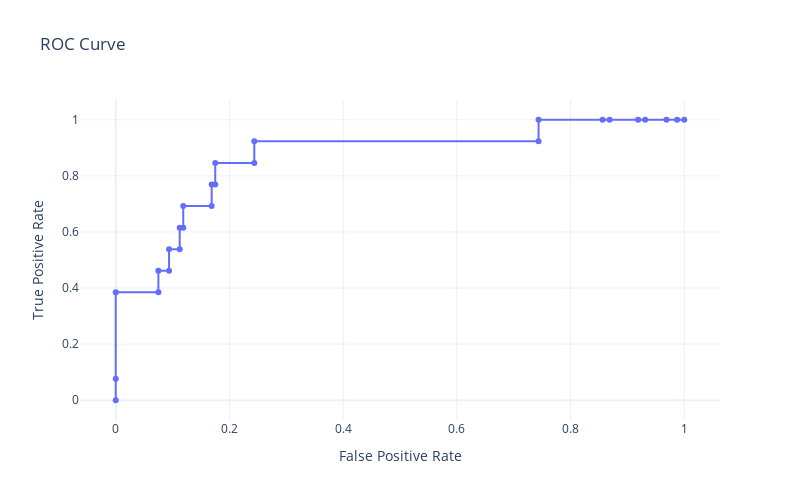

Here is the notebook cell this chart was saved with:
### Markdown cell above
### Decision Tree

A Decision Tree partitions the feature space into axis-aligned regions using recursive binary splits, aiming to maximize class purity.

#### Model Definition

Given data $(\mathbf{x}_i, y_i)$, a tree is built by selecting splits that maximize an impurity reduction criterion.

The impurity measure is the Gini impurity: $G = \sum_{k=1}^K p_k(1 - p_k)$  

Where $p_k$ is the proportion of class $k$ in a node.

#### Properties

- Interpretable and non-parametric.
- Handles both numerical and categorical data.
- Prone to overfitting without pruning.
- No need for feature scaling.

### Random Forest

Random Forest is an ensemble method that constructs multiple decision trees and combines their outputs via majority voting.

#### Model Definition

Given labeled data $(\mathbf{x}_i, y_i)$, where $\mathbf{x}_i \in \mathbb{R}^n$ and $y_i \in \{1, \dots, K\}$, the Random Forest predicts class $\hat{y}$ by:

$$
\hat{y} = \arg\max_{k \in \{1,\dots,K\}} \sum_{t=1}^T \mathbb{I}(h_t(\mathbf{x}) = k)
$$

Where:
- $h_t$: prediction of the $t$-th tree
- $T$: total number of trees

#### Properties

- Trained on bootstrap samples (with replacement).
- Splits use random feature subsets.
- No need for feature scaling.
- Captures nonlinearity and feature interactions.
- Reduces variance via averaging.

### Code cell
# Random Forest
from sklearn.ensemble import RandomForestClassifier

# ----------------------------------------- Model Parameters  -----------------------------------------

auto_best_threshold_based_on_metric = 'accuracy'         # Available metrics: ["accuracy", "sensitivity", "specificity", "ppv", "npv", "f1", "auc"]
include_bootstrap_confidence_intervals = True           # True # False
cross_validation_splits = 5                              # 5-Fold cross validation
grid_search_scoring_metric = 'recall'                    # choosing best metric in grid search : ['roc_auc','recall']

# ----------------------------------------------------------------------------------------------------

rf_pipe = Pipeline([
    ('scaler', StandardScaler()),
    ('rf', RandomForestClassifier(random_state=random_state, class_weight='balanced'))
])

# Random Forest hyperparameter grid
rf_param_grid = {
    'rf__n_estimators': [100, 200],
    'rf__max_depth': [None, 5, 10],
    'rf__min_samples_split': [2, 5],
    'rf__min_samples_leaf': [1, 2]
}

cv = StratifiedKFold(n_splits=cross_validation_splits, shuffle=True, random_state=random_state)
rf_grid = GridSearchCV(rf_pipe, rf_param_grid, cv=cv, scoring=grid_search_scoring_metric, n_jobs=-1)
rf_grid.fit(X_train, y_train)

print("Random Forest best parameters:", rf_grid.best_params_)

# Evaluate RF on test set
rf_best = rf_grid.best_estimator_
y_test_proba_rf = rf_best.predict_proba(X_test)[:, 1]

best_metrics_rf = find_best_threshold(
    model=rf_best,
    X_test=X_test,
    y_test=y_test,
    metric=auto_best_threshold_based_on_metric,             
    bootstrap=include_bootstrap_confidence_intervals,    # to get CI    
    n_bootstrap=100        
)

print_metrics(metrics_dict=best_metrics_rf)

plot_confusion_mat(rf_best, 
                   X_test, y_test, 
                   threshold=best_metrics_rf['threshold'], 
                   labels=["Human", "Robot"])

fig = plot_auc(y_test, y_test_proba_rf)
fig.show()

# #------------------------ Choosing a different threshold ------------------------

# threshold_to_display = 0.3 

# threshold_dict = evaluate_model_at_threshold(rf_best, 
#                             X_test, y_test, 
#                             threshold=threshold_to_display, 
#                             bootstrap=include_bootstrap_confidence_intervals, 
#                             n_bootstrap=100)

# print_metrics(metrics_dict=threshold_dict)

# plot_confusion_mat(rf_best, 
#                    X_test, y_test, 
#                    threshold=threshold_dict['threshold'], 
#                    labels=["Human", "Robot"])

# #--------------------------------------------------------------------------------

### Figure 1 — Plotly figure (JSON) as saved in the notebook; plotly's stock layout.template omitted (floating-point values rounded to 4 significant figures)
{"data": [{"hoverinfo": "text", "mode": "lines+markers", "name": "ROC Curve", "text": ["Threshold: inf<br>Accuracy: 0.500<br>F1: 0.000", "Threshold: 0.99<br>Accuracy: 0.538<br>F1: 0.143", "Threshold: 0.61<br>Accuracy: 0.692<br>F1: 0.556", "Threshold: 0.42<br>Accuracy: 0.655<br>F1: 0.333", "Threshold: 0.42<br>Accuracy: 0.693<br>F1: 0.387", "Threshold: 0.41<br>Accuracy: 0.684<br>F1: 0.353", "Threshold: 0.40<br>Accuracy: 0.722<br>F1: 0.400", "Threshold: 0.38<br>Accuracy: 0.713<br>F1: 0.368", "Threshold: 0.38<br>Accuracy: 0.751<br>F1: 0.410", "Threshold: 0.37<br>Accuracy: 0.748<br>F1: 0.400", "Threshold: 0.37<br>Accuracy: 0.787<br>F1: 0.439", "Threshold: 0.34<br>Accuracy: 0.762<br>F1: 0.367", "Threshold: 0.34<br>Accuracy: 0.800<br>F1: 0.400", "Threshold: 0.34<br>Accuracy: 0.797<br>F1: 0.392", "Threshold: 0.33<br>Accuracy: 0.836<br>F1: 0.423", "Threshold: 0.31<br>Accuracy: 0.801<br>F1: 0.349", "Threshold: 0.30<br>Accuracy: 0.840<br>F1: 0.375", "Threshold: 0.03<br>Accuracy: 0.590<br>F1: 0.167", "Threshold: 0.03<br>Accuracy: 0.628<br>F1: 0.179", "Threshold: 0.02<br>Accuracy: 0.572<br>F1: 0.160", "Threshold: 0.02<br>Accuracy: 0.566<br>F1: 0.158", "Threshold: 0.01<br>Accuracy: 0.541<br>F1: 0.150", "Threshold: 0.01<br>Accuracy: 0.534<br>F1: 0.149", "Threshold: 0.00<br>Accuracy: 0.516<br>F1: 0.144", "Threshold: 0.00<br>Accuracy: 0.506<br>F1: 0.141", "Threshold: 0.00<br>Accuracy: 0.500<br>F1: 0.140"], "type": "scatter", "x": [0.0, 0.0, 0.0, 0.075, 0.075, 0.09375, 0.09375, 0.1125, 0.1125, 0.1187, 0.1187, 0.1688, 0.1688, 0.175, 0.175, 0.2437, 0.2437, 0.7438, 0.7438, 0.8562, 0.8688, 0.9187, 0.9313, 0.9688, 0.9875, 1.0], "y": [0.0, 0.07692, 0.3846, 0.3846, 0.4615, 0.4615, 0.5385, 0.5385, 0.6154, 0.6154, 0.6923, 0.6923, 0.7692, 0.7692, 0.8462, 0.8462, 0.9231, 0.9231, 1.0, 1.0, 1.0, 1.0, 1.0, 1.0, 1.0, 1.0]}], "layout": {"height": 500, "title": {"text": "ROC Curve"}, "width": 800, "xaxis": {"title": {"text": "False Positive Rate"}}, "yaxis": {"title": {"text": "True Positive Rate"}}}}
